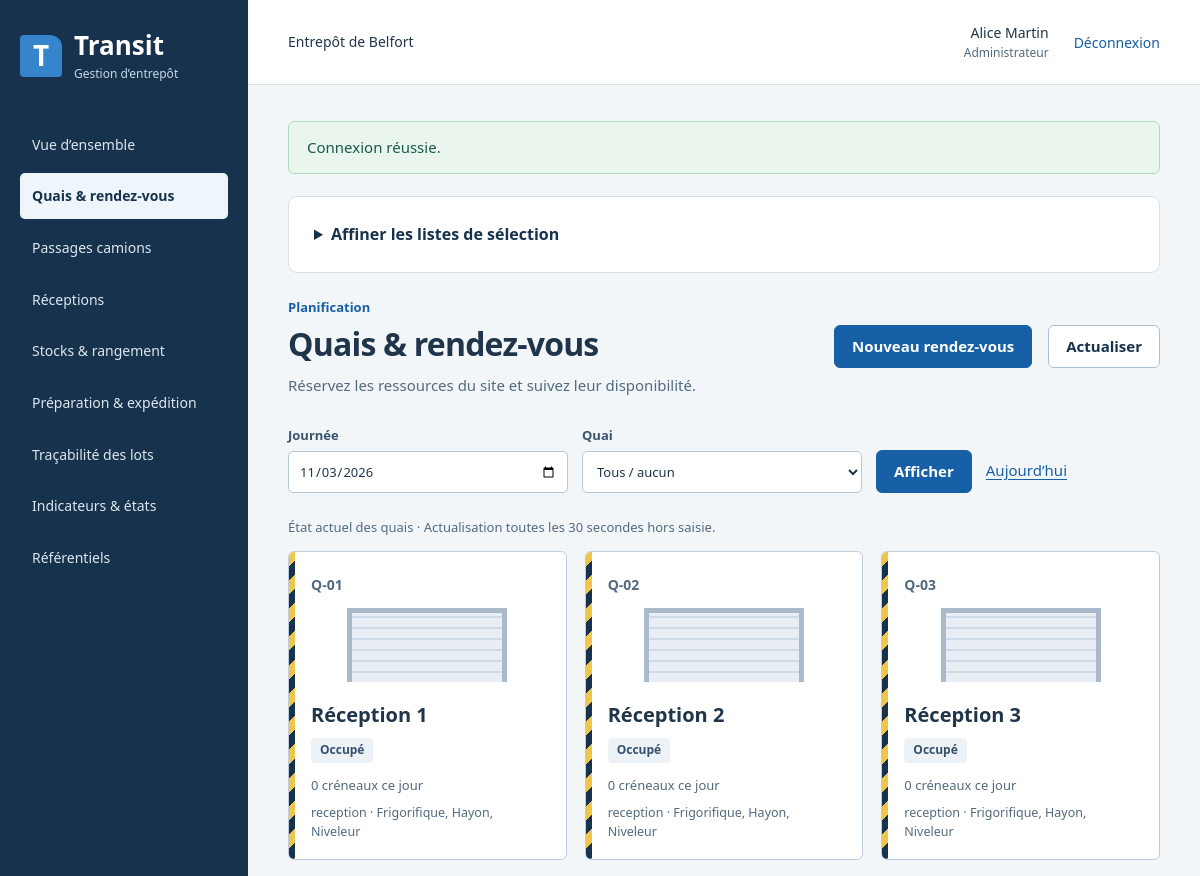
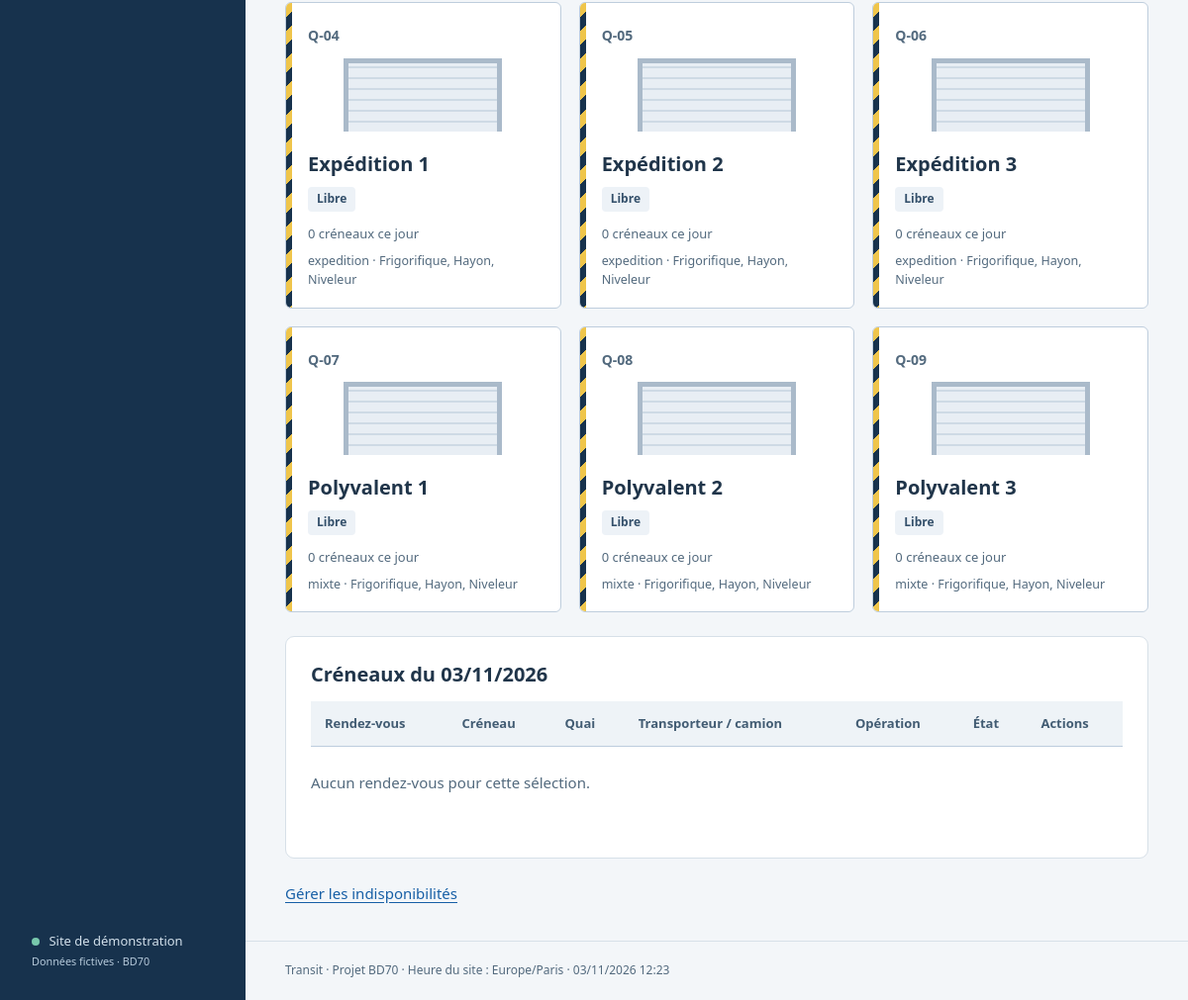
Screenshot of /?page=planning (signed in) with the database file from the repository (2 pictures, top to bottom).
### tables this page shows
CREATE TABLE user_account (
 id INT AUTO_INCREMENT PRIMARY KEY, email VARCHAR(190) NOT NULL UNIQUE,
 name VARCHAR(100) NOT NULL, password_hash VARCHAR(255) NOT NULL,
 role ENUM('pending','admin','manager','gate','warehouse') NOT NULL DEFAULT 'pending',
 active BOOLEAN NOT NULL DEFAULT 0, created_at DATETIME NOT NULL DEFAULT CURRENT_TIMESTAMP, CHECK(active IN (0,1))
);

CREATE TABLE dock (id INT AUTO_INCREMENT PRIMARY KEY, code VARCHAR(30) NOT NULL UNIQUE, name VARCHAR(100) NOT NULL, type ENUM('reception','expedition','mixte') NOT NULL);

### public/index.php (called while the page is built, shortened)
<?php
require __DIR__.'/../src/bootstrap.php';
$user=null;$error=null;$page=(string)($_GET['page']??'home');$message=$_SESSION['message']??null;unset($_SESSION['message']);
try {
    $db=new Database();$catalog=new Catalog($db);$reports=new Reports($db);
    if(isset($_SESSION['uid'])){
        $user=$db->run('SELECT id,name,email,role,active FROM user_account WHERE id=?',[$_SESSION['uid']])->fetch()?:null;
    }
    if(!$user)$page='login';
    else {
        $right=match($page){'planning'=>'trace','visits'=>'visits','stock','receipts','receipt_detail','notices'=>'stock','orders','order_detail','document'=>'orders','reports','export'=>'reports','trace'=>'trace',default=>null};
    }
} catch(Throwable $e){
    $code=$e->getCode();if(in_array($code,[401,403,404],true))http_response_code($code);else http_response_code(422);
    if($e instanceof PDOException){$state=$e->errorInfo[0]??'';$error=$state==='23000'?'Référence déjà utilisée, relation manquante ou suppression protégée.':($state==='22001'?'Texte trop long.':'Opération refusée par les contraintes de données.');error_log('BD70 SQL '.$state.' / '.($e->errorInfo[1]??''));}
    elseif($e instanceof DomainException||in_array($code,[401,403,404],true))$error=$e->getMessage();
    else {$error='Service indisponible. Consultez le journal local du serveur.';error_log('BD70 '.get_class($e).': '.$e->getMessage());}
    if(in_array($code,[401,403,404],true))$page=$user?'error':'login';
    if(!isset($db))$page='error';
}
require __DIR__.'/../templates/layout.php';

### src/bootstrap.php (called while the page is built, shortened)
<?php
require_once __DIR__.'/Database.php';
require_once __DIR__.'/Auth.php';
require_once __DIR__.'/Warehouse.php';
require_once __DIR__.'/Reports.php';
function h(mixed $v): string { return htmlspecialchars((string)($v??''),ENT_QUOTES|ENT_SUBSTITUTE,'UTF-8'); }
function url(array $p): string { return '/?'.http_build_query($p); }

### src/Database.php (called while the page is built, shortened)
<?php
require_once __DIR__.'/Clock.php';
final class Database
{
    public PDO $pdo;
    public function __construct(?array $config = null)
    {
        $config ??= require __DIR__ . '/../config/local.php';
        $this->pdo = new PDO($config['dsn'], $config['user'], $config['password'], [
            PDO::ATTR_ERRMODE => PDO::ERRMODE_EXCEPTION, PDO::ATTR_DEFAULT_FETCH_MODE => PDO::FETCH_ASSOC,
            PDO::ATTR_EMULATE_PREPARES => false,
        ]);
        $this->pdo->exec("SET SESSION TRANSACTION ISOLATION LEVEL READ COMMITTED");
        $this->pdo->exec("SET SESSION sql_mode='STRICT_TRANS_TABLES,ERROR_FOR_DIVISION_BY_ZERO,NO_ENGINE_SUBSTITUTION'");
    }
    public function run(string $sql, array $params = []): PDOStatement
    { $q = $this->pdo->prepare($sql); $q->execute($params); return $q; }
    public function all(string $sql, array $params = []): array { return $this->run($sql,$params)->fetchAll(); }
}

### src/Auth.php (called while the page is built, shortened)
<?php
final class Auth
{
    public static function can(array $user,string $right): bool { return (bool)$user['active'] && in_array($right,self::RIGHTS[$user['role']]??[],true); }
}

### src/Clock.php (called while the page is built, shortened)
<?php
final class Clock
{
    public static function instant(): DateTimeImmutable
    {
        $zone=new DateTimeZone('Europe/Paris');
        $fixed=getenv('BD70_NOW');
        if(!$fixed)return new DateTimeImmutable('now',$zone);
        $date=DateTimeImmutable::createFromFormat('!Y-m-d H:i:s',$fixed,$zone);
        return $date;
    }
    public static function today(): string { return self::instant()->format('Y-m-d'); }
}

### src/Warehouse.php (called while the page is built, shortened)
<?php
final class Warehouse
{
    public static function date(string $s): string
    {
        $d=DateTimeImmutable::createFromFormat('!Y-m-d',$s);
        if(!$d||$d->format('Y-m-d')!==$s)throw new DomainException('Date invalide.');return $s;
    }
}

### src/Reports.php (called while the page is built, shortened)
<?php
final class Reports
{
    public function docks(string $day): array
    {
        Warehouse::date($day);return $this->db->all("SELECT d.*,
        CASE WHEN EXISTS(SELECT 1 FROM dock_downtime x WHERE x.dock_id=d.id AND x.starts_at<=NOW() AND x.ends_at>NOW()) THEN 'Hors service'
        WHEN EXISTS(SELECT 1 FROM truck_visit v WHERE v.dock_id=d.id AND v.status IN ('called','working')) THEN 'Occupé'
        WHEN EXISTS(SELECT 1 FROM appointment a WHERE a.dock_id=d.id AND a.status='active' AND a.starts_at<=NOW() AND a.ends_at>NOW()) THEN 'Réservé' ELSE 'Libre' END live_state,
        (SELECT COUNT(*) FROM appointment a WHERE a.dock_id=d.id AND a.status='active' AND a.starts_at<? AND a.ends_at>?) appointments
        FROM dock d ORDER BY d.code",[(new DateTimeImmutable($day))->modify('+1 day')->format('Y-m-d'),$day]);
    }
}

### templates/planning.php (the view, shortened to what this page needs)
<?php $day=Warehouse::date((string)($_GET['day']??Clock::today()));$dockId=(int)($_GET['dock_id']??0); ?>
<div class="page-heading"><div><p class="context">Planification</p><h1>Quais & rendez-vous</h1><p>Réservez les ressources du site et suivez leur disponibilité.</p></div><div class="actions"><?php if(Auth::can($user,'planning')): ?><a class="button" href="/?page=catalog&t=appointment&new=1">Nouveau rendez-vous</a><?php endif; ?><a class="button secondary" href="<?= h(url($_GET?:['page'=>'planning'])) ?>">Actualiser</a></div></div>
<form class="filters" method="get"><input type="hidden" name="page" value="planning"><?php inputField('day','Journée',$day,'date');selectField('dock_id','Quai',$catalog->options('dock'),$dockId,true); ?><button>Afficher</button><a href="/?page=planning">Aujourd’hui</a></form>
<p class="muted" data-refresh>État actuel des quais · Actualisation toutes les 30 secondes hors saisie.</p><div class="dock-grid"><?php foreach($reports->docks($day) as $d):if($dockId&&$d['id']!=$dockId)continue; ?><article class="dock-bay"><div class="bay-code"><?= h($d['code']) ?></div><div class="bay-door" aria-hidden="true"></div><h2><?= h($d['name']) ?></h2><?= badge($d['live_state']) ?><p><?= h($d['appointments']) ?> créneaux ce jour</p><small><?= h($d['type']) ?> · <?php $eq=$db->all('SELECT e.name FROM equipment e JOIN dock_equipment de ON de.equipment_id=e.id WHERE de.dock_id=?',[$d['id']]);echo h(implode(', ',array_column($eq,'name'))); ?></small></article><?php endforeach; ?></div>
<section class="panel"><h2>Créneaux du <?= h((new DateTimeImmutable($day))->format('d/m/Y')) ?></h2><?php $appointments=$db->all('SELECT a.*,d.code dock_code,v.plate,c.name carrier_name,p.name driver_name FROM appointment a JOIN dock d ON d.id=a.dock_id JOIN vehicle v ON v.id=a.vehicle_id JOIN carrier c ON c.id=v.carrier_id JOIN driver p ON p.id=a.driver_id WHERE a.starts_at<? AND a.ends_at>?'.($dockId?' AND a.dock_id=?':'').' ORDER BY a.starts_at',array_filter([(new DateTimeImmutable($day))->modify('+1 day')->format('Y-m-d'),$day,$dockId?:null],fn($v)=>$v!==null)); ?>
<div class="table-scroll"><table><thead><tr><th>Rendez-vous</th><th>Créneau</th><th>Quai</th><th>Transporteur / camion</th><th>Opération</th><th>État</th><th class="no-print">Actions</th></tr></thead></table></div><?php if(!$appointments): ?><p class="empty">Aucun rendez-vous pour cette sélection.</p><?php endif; ?></section>
<?php if(Auth::can($user,'planning')): ?><a href="/?page=catalog&t=dock_downtime">Gérer les indisponibilités</a><?php endif; ?>

### templates/layout.php (shortened to what this page needs)
<?php require __DIR__.'/helpers.php'; ?>
<!doctype html><html lang="fr"><head><link rel="stylesheet" href="/assets/app.css"></head>
<body>
<?php if($user): ?>
<aside class="sidebar no-print"><a class="brand" href="/"><span class="brand-symbol" aria-hidden="true">T</span><span>Transit<small>Gestion d’entrepôt</small></span></a><nav aria-label="Menu principal">
<?php $nav=['home'=>['Vue d’ensemble',null],'planning'=>['Quais & rendez-vous','trace'],'visits'=>['Passages camions','visits'],'receipts'=>['Réceptions','stock'],'stock'=>['Stocks & rangement','stock'],'orders'=>['Préparation & expédition','orders'],'trace'=>['Traçabilité des lots','trace'],'reports'=>['Indicateurs & états','reports'],'catalog'=>['Référentiels',null]];
foreach($nav as $key=>[$label,$right])if(!$right||Auth::can($user,$right))echo '<a '.($page===$key?'aria-current="page"':'').' href="'.h(url(['page'=>$key])).'">'.h($label).'</a>'; ?>
</nav><div class="sidebar-bottom"><span class="site-dot"></span> Site de démonstration<br><small>Données fictives · BD70</small></div></aside>
<?php endif; ?>
<div class="shell <?= $user?'':'anonymous' ?>"><header class="topbar no-print"><span><?= $user?'Entrepôt de Belfort':'Transit / BD70' ?></span><div class="account"><?php if($user): ?><span><?= h($user['name']) ?><small><?= h(Catalog::VALUES[$user['role']]) ?></small></span><?php startForm('logout'); ?><button class="text-button">Déconnexion</button></form><?php else: ?><span>Application pédagogique</span><?php endif; ?></div></header>
<main id="main"><?php if($message): ?><div role="status" class="notice success"><?= h($message) ?></div><?php endif; ?><?php if($error): ?><div role="alert" class="notice error"><?= h($error) ?></div><?php endif; ?>
<?php try {
 if($user&&in_array($page,['catalog','stock','orders','visits','trace','planning','receipts','notices','receipt_detail','order_detail'],true)){
  echo '<details class="panel no-print"><summary>Affiner les listes de sélection</summary><p>Retrouvez une référence ou un nom dans les listes volumineuses avant de remplir le formulaire.</p><form method="get" class="filters"><input type="hidden" name="page" value="'.h($page).'">';
  inputField('ref_search','Référence ou nom',$_GET['ref_search']??'','search',false);echo '<button>Rechercher les références</button></form></details>';
 }
 if($page!=='error')require __DIR__.'/'.(in_array($page,['home','login','catalog','planning','visits','receipts','stock','orders','reports','trace','document','receipt_detail','order_detail','notices'],true)?$page:'home').'.php';
}catch(Throwable $viewError){http_response_code(422);echo '<div role="alert" class="notice error">'.h($viewError instanceof DomainException?$viewError->getMessage():'Impossible de présenter ces données.').'</div>';error_log('BD70 vue : '.$viewError->getMessage());} ?>
</main><footer>Transit · Projet BD70 · Heure du site : Europe/Paris · <?= h(Clock::instant()->format('d/m/Y H:i')) ?></footer></div></body></html>

### templates/helpers.php (shortened to what this page needs)
<?php
function startForm(string $action,array $hidden=[],string $class=''): void { global $page;
 echo '<form method="post" class="'.h($class).'">';
}
function selectField(string $name,string $label,array $options,mixed $selected='',bool $optional=false): void {
 echo '<label>'.h($label).'<select name="'.h($name).'"'.($optional?'':' required').'>';
 echo '<option value="">'.($optional?'Tous / aucun':'Choisir…').'</option>';
 foreach($options as $opt)echo '<option value="'.h($opt['id']).'"'.((string)$opt['id']===(string)$selected?' selected':'').'>'.h($opt['label']).'</option>';echo '</select></label>';
}
function inputField(string $name,string $label,mixed $value='',string $type='text',bool $required=true): void {
 echo '<label>'.h($label).'<input type="'.h($type).'" name="'.h($name).'" value="'.h($value).'"'.($required?' required':'').($type==='number'?' step="any"':'').'></label>';
}
function badge(mixed $value): string { return '<span class="badge '.h((string)$value).'">'.h(Catalog::VALUES[(string)$value]??$value).'</span>'; }

### rows the page displays
user_account: name "Alice Martin", role "Administrateur"
dock: code "Q-01", name "Réception 1", value "Occupé", appointments "0", type "reception", eq "Frigorifique, Hayon, Niveleur"
dock: code "Q-02", name "Réception 2", value "Occupé", appointments "0", type "reception", eq "Frigorifique, Hayon, Niveleur"
dock: code "Q-03", name "Réception 3", value "Occupé", appointments "0", type "reception", eq "Frigorifique, Hayon, Niveleur"
dock: code "Q-04", name "Expédition 1", value "Libre", appointments "0", type "expedition", eq "Frigorifique, Hayon, Niveleur"
dock: code "Q-05", name "Expédition 2", value "Libre", appointments "0", type "expedition", eq "Frigorifique, Hayon, Niveleur"
dock: code "Q-06", name "Expédition 3", value "Libre", appointments "0", type "expedition", eq "Frigorifique, Hayon, Niveleur"
dock: code "Q-07", name "Polyvalent 1", value "Libre", appointments "0", type "mixte", eq "Frigorifique, Hayon, Niveleur"
dock: code "Q-08", name "Polyvalent 2", value "Libre", appointments "0", type "mixte", eq "Frigorifique, Hayon, Niveleur"
dock: code "Q-09", name "Polyvalent 3", value "Libre", appointments "0", type "mixte", eq "Frigorifique, Hayon, Niveleur"

### other values shown
$label "Vue d’ensemble"
$label "Quais & rendez-vous"
$label "Passages camions"
$label "Réceptions"
$label "Stocks & rangement"
$label "Préparation & expédition"
$label "Traçabilité des lots"
$label "Indicateurs & états"
$label "Référentiels"
$message "Connexion réussie."
$label "Journée"
$label "Quai"
Clock::instant()->format('d/m/Y H:i') "03/11/2026 12:23"
